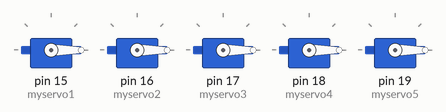
The sketch below on a simulated Arduino Uno, built with avr-gcc and run on an emulated ATmega328P. Parts: 5 × servo.

Above: at 0.05 s.
At 4.0 s:
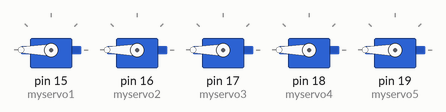
Timing chart, 0 to 5.2 s (numbered marks = the images above):
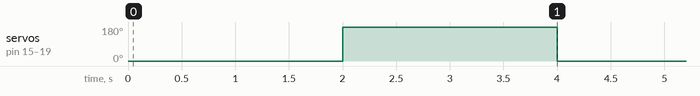

The sketch:

Test_hand_openclose.ino
```cpp
//This code was used to test the bending and opening of the hand, with a 2 second delay between the different positions.


#include <Servo.h>

Servo myservo1;
Servo myservo2;
Servo myservo3;
Servo myservo4;
Servo myservo5;

int pos1 = 0;
int pos2 = 180;

void setup() {
  // put your setup code here, to run once:

  myservo1.attach(15);
  myservo2.attach(16);
  myservo3.attach(17);
  myservo4.attach(18);
  myservo5.attach(19);

}

void loop() {
  // put your main code here, to run repeatedly:

  myservo1.write(pos1);
  myservo2.write(pos1);
  myservo3.write(pos1);
  myservo4.write(pos1);
  myservo5.write(pos1);


  delay(2000);

  myservo1.write(pos2);
  myservo2.write(pos2);
  myservo3.write(pos2);
  myservo4.write(pos2);
  myservo5.write(pos2);

  delay(2000);
}
```

Measured:
- by itself, servo on pin 15 (myservo1), servo on pin 16 (myservo2), servo on pin 17 (myservo3), servo on pin 18 (myservo4), servo on pin 19 (myservo5): alternates 180° for 2.0 s and 0° for 2.0 s
